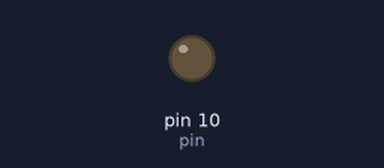
A sketch run on a simulated Arduino Uno, built with avr-gcc and run on an emulated ATmega328P. On the bench: output pins drawn as LEDs (lit = HIGH).

Above: at 1.0 s.
At 7.0 s:
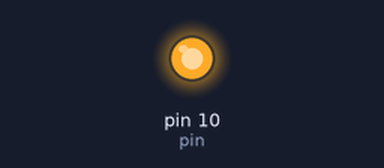
Timing chart, 0 to 15.6 s (numbered marks = the images above):
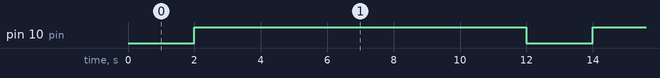

The sketch:

pump_relay_test.ino
```cpp
/*
 * Author: Daniel Mallia
 * Date: 4/9/2020
 * Purpose: This script is used for testing the control of
 *          the 12V water pumps by the Arduino via a relay
 *          board. The script is very simple, as there is
 *          little difficulty past the setup.
 *
 *          In terms of configuration, the pump is hooked
 *          up to the Normally Open (NO) jack on the relay.
 *          This is so that by default, when the Arduino is
 *          off (or should power fail), the pump is part of
 *          a "normally open" circuit and will not turn on.
 *          Once the Arduino is on and the pinMode has been
 *          set to OUTPUT, a signal of HIGH (5 volts) must
 *          be "written" to the pin so as to keep the pump
 *          OFF. (This has to do with the voltage
 *          referencing, as we essentially want the relay to
 *          NOT see a difference of 5 volts, until we want
 *          to close the normally open circuit.) Thus, to
 *          turn ON the water pump, we write a signal of LOW
 *          (0 volts) which will cause the relay to switch
 *          power to the pump.
 *
 */

// Pin connected to input pin #1 on the relay
const int pin = 10;

void setup() {
  pinMode(pin, OUTPUT);
}

void loop() {
  // Run the pump for 2000 milliseconds (2 seconds) and then
  // switch it off for 10 seconds.
  digitalWrite(pin, LOW); // LOW = PUMP ON
  delay(2000);
  digitalWrite(pin, HIGH); // HIGH = PUMP OFF
  delay(10000);
}
```

Measured:
- by itself, pin 10 (pin): alternates HIGH for 10.0 s and LOW for 2.0 s
